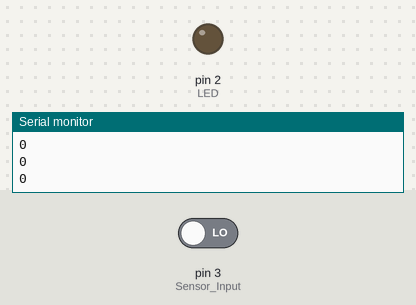
A sketch run on a simulated Arduino Uno, built with avr-gcc and run on an emulated ATmega328P. On the bench: output pins drawn as LEDs (lit = HIGH), the last lines printed to the serial monitor. The inputs (shaded band) are chosen by the test bench; at power-on: pin 3 (Sensor_Input) LOW.

Above: at 2.8 s.
2.9 s: pin 3 (Sensor_Input) driven HIGH
At 3.3 s:
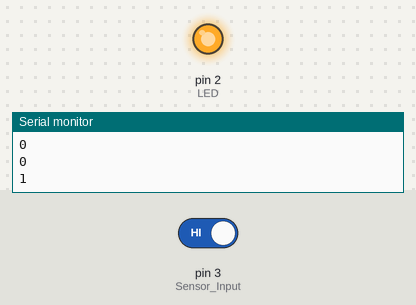
4.5 s: pin 3 (Sensor_Input) driven LOW
At 6.0 s:
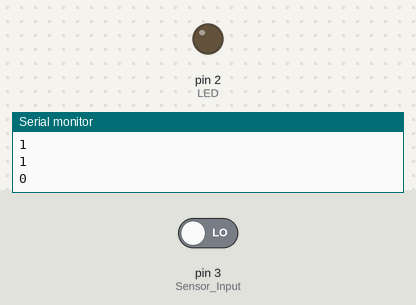
Timing chart, 0 to 7.5 s (numbered marks = the images above; inputs shaded):
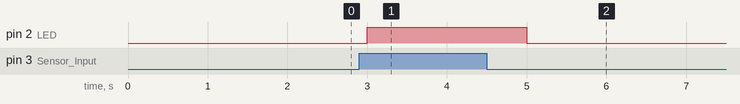

The sketch:

sketch_feb20b.ino
```cpp
void setup() {
  // put your setup code here, to run once:
  pinMode(2, OUTPUT); // LED, Buser, Output
  pinMode(3, INPUT);  // Sensor Input
  Serial.begin(9600); //Serial initialize

}

void loop() {
  // put your main code here, to run repeatedly:
  int value = digitalRead(3);
  Serial.println(value);

  if(value == HIGH){  // human detected
    digitalWrite(2, HIGH);
  }
  else{ //human not detected
    digitalWrite(2, LOW);
  }

  delay(1000);

}
```

Measured:
- after the input at 2.9 s, pin 2 (LED): LOW → HIGH after 0.10 s
- after the input at 4.5 s, pin 2 (LED): HIGH → LOW after 0.50 s
